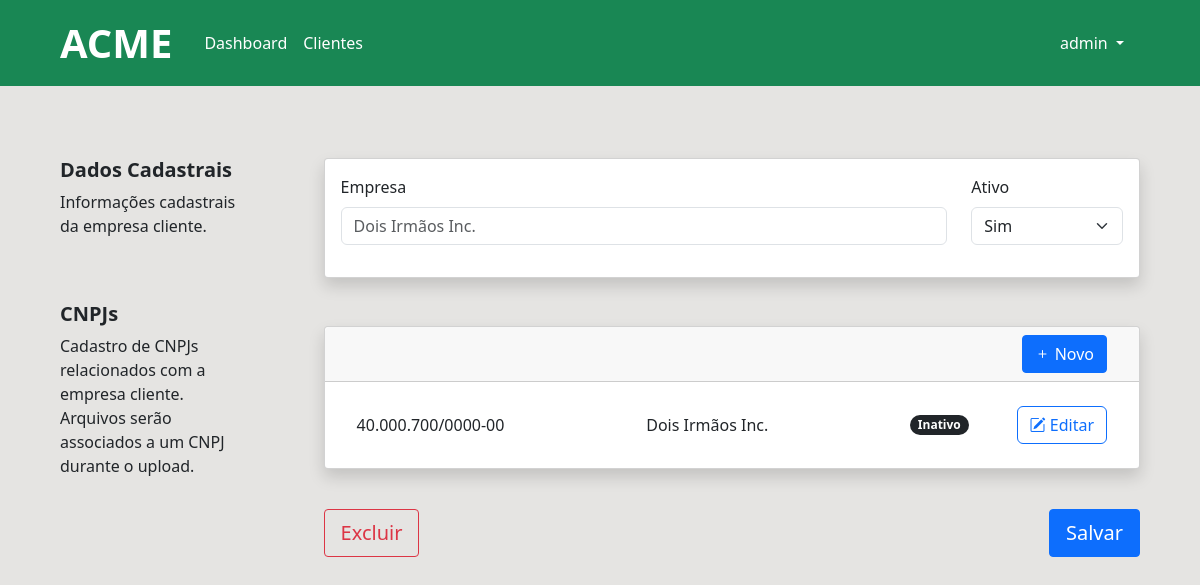
Screenshot of /viewempresa/6 (signed in) with the database file from the repository.
### dashboard/models.py (models this page shows, shortened)
class Empresas(models.Model):
    STATUS = (
        ('Inativo', 'Inativo'),
        ('Ativo', 'Ativo'),
    )
    name = models.CharField(max_length=300)
    Cnpj = models.TextField()
    active = models.CharField(
        max_length=8,
        choices=STATUS,
        default='Inativo'
    )
    created_at = models.DateTimeField(auto_now_add=True)
    updated_at = models.DateTimeField(auto_now=True)

### dashboard/views.py (the view)
# urls.py: path('viewempresa/<int:id>', views.viewEmpresa, name='viewEmpresa'),
def viewEmpresa(request, id):
    empresa = get_object_or_404(Empresas, pk=id)
    return render(request, 'dashboard/editarempresa.html', {'empresa': empresa})

### dashboard/templates/dashboard/editarempresa.html (shortened to what this page needs)
{% extends 'base.html' %}
{% block content %}
<div class="d-flex flex-row">
    <div class="container d-flex flex-column text-wrap w-25 m-0 ms-5 mt-5 me-5">
        <div class="mb-5">
            <h1 class="fs-5 fw-semibold">
                Dados Cadastrais
            </h1>
            <p class="fs-6">
                Informações cadastrais da empresa cliente.
            </p>
        </div>
        <div>
            <h1 class="fs-5 fw-semibold">
                CNPJs
            </h1>
            <p class="fs-6">
                Cadastro de CNPJs relacionados com a empresa cliente. Arquivos serão associados a um CNPJ durante o upload.
            </p>
        </div>
    </div>
    <div class="container d-flex flex-column mt-5 me-5">
        <form method="POST" action="{% url 'editEmpresa' empresa.id %}" id="edit-empresa-form">
        <div class="card mb-5 shadow ms-auto rounded-1 w-100 d-flex flex-row">
            <div class="card-body d-flex flex-row gap-4">
                <div class="mb-3 w-100 flex-grow-1">
                    <label for="formGroupExampleInput" class="form-label">Empresa</label>
                    <input name="name" type="text" class="form-control" id="formGroupExampleInput" placeholder="{{empresa.name}}">
                </div>
                <div class="mb-3 w-25">
                    <label for="inputState" class="form-label">Ativo</label>
                    <select name="active" id="inputState" class="form-select">
                        <option selected>Sim</option>
                    </select>
                </div>
            </div>
        </div>
        <form onsubmit="displayCNPJ(); return false;">
        <div class="card mb-3 shadow ms-auto rounded-1 w-100" id="cnpj-card">
            <div class="card-header d-flex justify-content-end">
                <button class="btn btn-primary rounded-1 me-3" type="button" data-bs-toggle="modal" data-bs-target="#adicionandoCNPJ">
                    <i class="bi bi-plus"></i>
                    Novo
                </button>
            </div>
            <div class="card-body">
                <ul class="list-group list-group-flush">
                    <li class="list-group-item d-inline-flex align-items-center gap-5">
                    <p class="flex-grow-1 mb-0">
                        {{empresa.Cnpj}}
                    </p>
                    <p class="flex-grow-1 mb-0">
                        {{empresa.name}}
                    </p>
                    {% if empresa.active == 'Ativo' %}
                    <span class="badge rounded-pill bg-success">{{empresa.active}}</span>
                    {% else %}
                    <span class="badge rounded-pill bg-dark">{{empresa.active}}</span>
                    {% endif %}
                    <button class="btn btn-outline-primary" type="button" data-bs-toggle="modal" data-bs-target="#editandoCNPJ">
                    <i class="bi bi-pencil-square"></i>
                    Editar
                    </button>
                                    </form>
                                </div>
                            </div>
                        </div>
        <div class="sticky-bottom position-relative d-flex justify-content-between">
            <div class="mb-5 mt-4">
                <form method="POST" action="{% url 'deleteEmpresa' empresa.id %}">
                    <button class="btn btn-outline-danger btn-lg rounded-1" type="submit">Excluir</button>
                  </form>
            </div>
            <div class="mb-5 mt-4">
                <form method="POST" action="{% url 'editEmpresa' empresa.id %}">
                    <button class="btn btn-primary btn-lg rounded-1" type="submit">Salvar</button>
                  </form>
            </div>
        </div>
{% endblock %}

### dashboard/templates/base.html (shortened to what this page needs)
{% load static %}
{% load crispy_forms_tags %}
<!DOCTYPE html>
<html lang="en">
<head>
    <link href="https://cdn.jsdelivr.net/npm/bootstrap@5.3.0-alpha3/dist/css/bootstrap.min.css" rel="stylesheet">
    <link rel="stylesheet" href="https://cdn.jsdelivr.net/npm/bootstrap-icons@1.10.5/font/bootstrap-icons.css">
    <link rel="stylesheet" href="{% static 'css/style.css' %}">
</head>
<body>
    <div class="container-fluid p-0">
        <header>
            <nav class="navbar navbar-expand-lg bg-success mb-4">
                <div class="container-fluid">
                  <a class="navbar-brand text-white fs-1 fw-semibold ms-5" href="/">ACME</a>
                  <div class="collapse navbar-collapse fw-light p-2 " id="navbarNavDropdown">
                    <ul class="navbar-nav me-auto">
                      <li class="nav-item">
                        <a class="nav-link active text-white" aria-current="page" href="#">Dashboard</a>
                      </li>
                      <li class="nav-item">
                        <a class="nav-link text-white" href="#">Clientes</a>
                      </li>
                    </ul>
                    <ul class="navbar-nav ms-auto me-5">
                      {% if user.is_authenticated %}
                        <li class="nav-item dropdown">
                          <a class="nav-link dropdown-toggle text-white" role="button" data-bs-toggle="dropdown" aria-expanded="false">
                            {{ user.username }}
                          </a>
                        </li>
                      {% endif %}
                    </ul>
                  </div>
                </div>
              </nav>
        </header>
        {% block content %}
        {% endblock %}
</body>
</html>

### dashboard/static/css/style.css (style rules this page uses)
body { background-color: #E5E4E2; }

### rows the page displays
Empresas: name "Dois Irmãos Inc.", Cnpj "40.000.700/0000-00", active "Inativo"

### other values shown
{{ user.username }} "admin"
